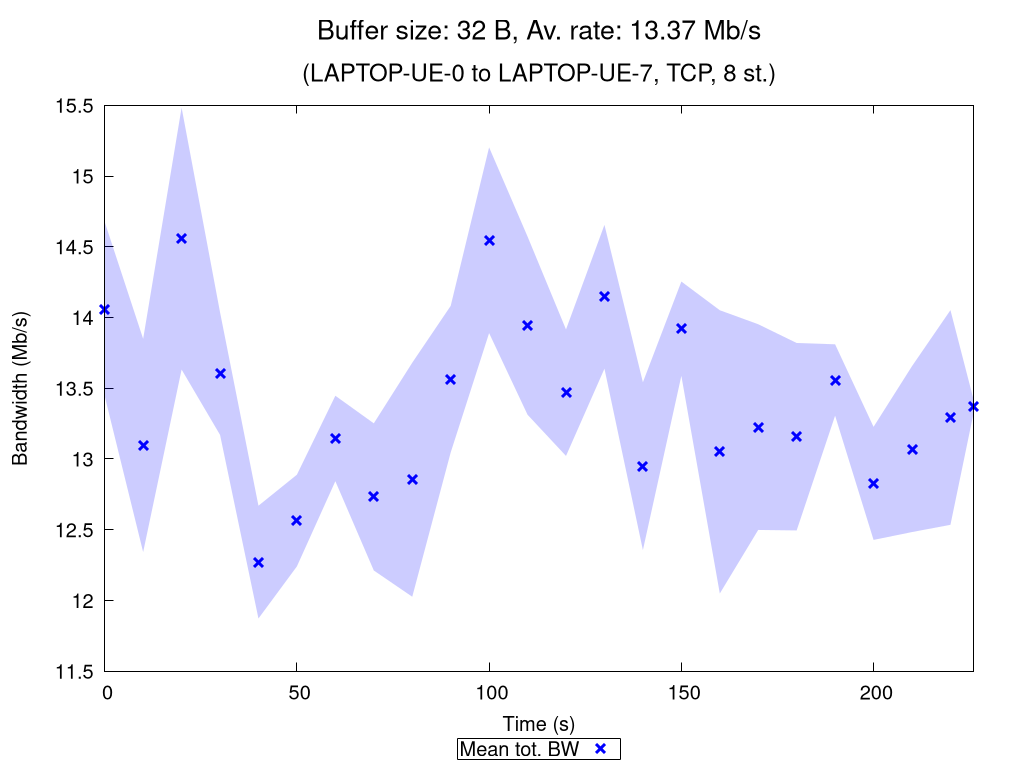

gnuplot code for this plot:
set terminal pngcairo nocrop enhanced size 1024,768 font "Verdana,15"
set output "TCP_8_st_2020_11_25_16-04-39_one2two_00032B.png"

set title "{/=20 Buffer size: 32 B, Av. rate: 13.37 Mb/s}\n\n{/=18 (LAPTOP-UE-0 to LAPTOP-UE-7, TCP, 8 st.)}"

set xlabel "Time (s)"
set ylabel "Bandwidth (Mb/s)"
set ytics nomirror
set key bmargin center horizontal box samplen 1 width -1
set bmargin 4.6
set rmargin 4.5

rf = 1000000.0  # rate factor
set style fill transparent solid 0.2 noborder
set autoscale xfix
plot "TCP_8_st_2020_11_25_16-04-39_one2two_00032B_iperf_processed.dat" using 1:($2/rf-$3/rf):($2/rf+$3/rf) with filledcurves lc rgb "blue" notitle, \
     "" using 1:($2/rf) with points pt 2 ps 1.5 lw 3 lc rgb "blue" title "Mean tot. BW", \
